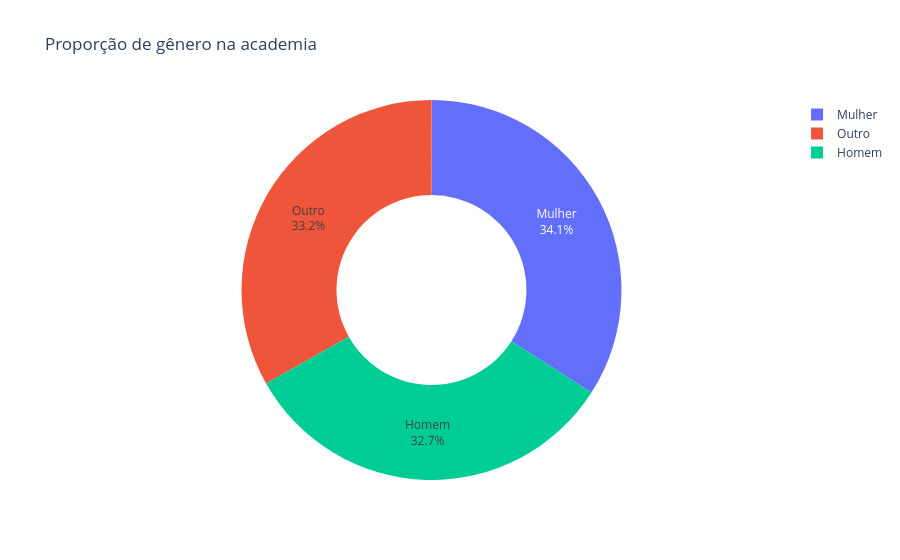

Write notebook code for a chart like this one.
### Code cell
#Contar a quantidade de Genêros
genero_contagem = df["Genêro"].value_counts().reset_index()
genero_contagem.columns = ["tipo_genero", "quantidade"]

#Criar Gráfico
Graf_piz = px.pie(
   genero_contagem,
   names = "tipo_genero",
   values = "quantidade",
   title = "Proporção de gênero na academia",
   hole = 0.5
)

Graf_piz.update_traces(textinfo = "percent + label")

### Figure 1 — Plotly figure (JSON) as saved in the notebook; plotly's stock layout.template omitted (floating-point values rounded to 4 significant figures)
{"data": [{"domain": {"x": [0, 1], "y": [0, 1]}, "hole": 0.5, "hovertemplate": "tipo_genero=%{label}<br>quantidade=%{value}<extra></extra>", "labels": ["Mulher", "Outro", "Homem"], "legendgroup": "", "name": "", "showlegend": true, "textinfo": "percent+label", "type": "pie", "values": [886, 863, 851]}], "layout": {"legend": {"tracegroupgap": 0}, "title": {"text": "Proporção de gênero na academia"}}}
